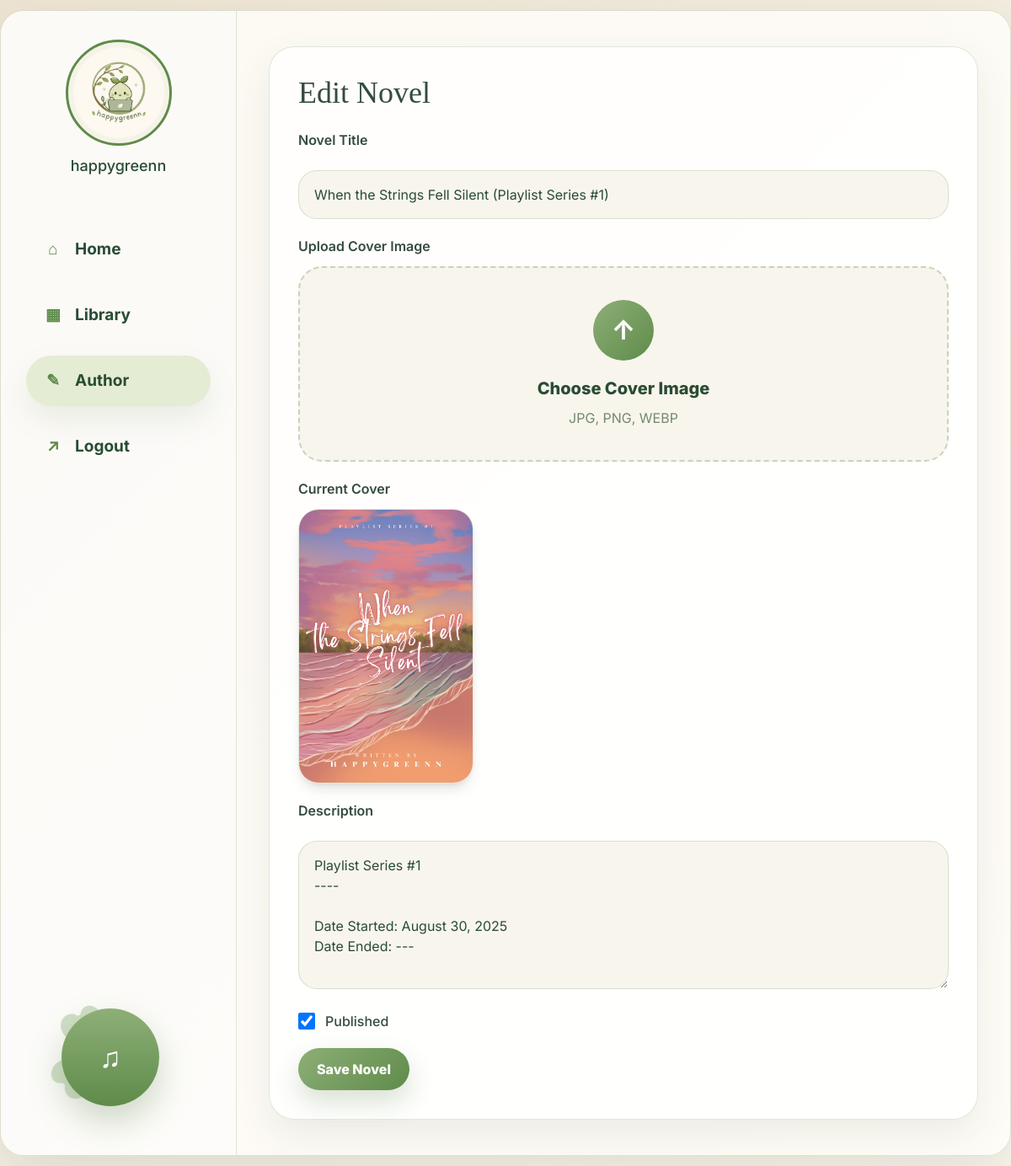
/admin/novel/2/edit (signed in), run on the app's committed database.
### app/models/novel.py (models this page shows)
class Novel(db.Model):
    __tablename__ = "novels"
    id = db.Column(db.Integer, primary_key=True)
    title = db.Column(db.String(180), nullable=False)
    description = db.Column(db.Text, nullable=False)
    cover_url = db.Column(db.String(500), nullable=True)
    is_published = db.Column(db.Boolean, default=True)
    total_reads = db.Column(db.Integer, default=0)
    date_started = db.Column(db.Date, nullable=True)
    date_ended = db.Column(db.Date, nullable=True)
    created_at = db.Column(db.DateTime, default=datetime.utcnow)
    updated_at = db.Column(
        db.DateTime,
        default=datetime.utcnow,
        onupdate=datetime.utcnow
    )
    chapters = db.relationship(
        "Chapter",
        back_populates="novel",
        cascade="all, delete-orphan",
        order_by="Chapter.chapter_number"
    )
    library_items = db.relationship(
        "LibraryItem",
        back_populates="novel",
        cascade="all, delete-orphan"
    )

### app/routes/admin.py (the view, shortened to what this page needs)
@admin_bp.route("/novel/<int:novel_id>/edit", methods=["GET", "POST"])
@login_required
@admin_required
def edit_novel(novel_id):
    novel = Novel.query.get_or_404(novel_id)
    return render_template("admin/novel_form.html", novel=novel)

### app/__init__.py (called while the page is built)
@login_manager.user_loader
def load_user(user_id):
    return User.query.get(int(user_id))

### app/models/user.py (called while the page is built)
    @property
    def is_admin(self):
        return self.role == "admin"

### app/routes/admin.py (called while the page is built)
def admin_required(fn):
    @wraps(fn)
    def wrapper(*args, **kwargs):
        if not current_user.is_authenticated or not current_user.is_admin:
            abort(403)
        return fn(*args, **kwargs)
    return wrapper

### app/templates/admin/novel_form.html (shortened to what this page needs)
{% extends 'base.html' %}
{% block content %}
<form method="post" enctype="multipart/form-data" class="form-card">
  <h1 class="font-serif text-4xl text-[#344C3D] mb-6">
    {{ 'Edit Novel' if novel else 'Create Novel' }}
  </h1>
  <div class="space-y-5">
    <div>
      <label class="block mb-2 font-semibold text-[#344C3D]">
        Novel Title
      </label>
      <input
        name="title"
        value="{{ novel.title if novel else '' }}"
        placeholder="Enter novel title"
        class="input"
        required
      >
    </div>
    <div>
      <label class="block mb-3 font-semibold text-[#344C3D]">
        Upload Cover Image
      </label>
      <label class="upload-box">
        <div class="upload-content">
          <div class="upload-icon">↑</div>
          <p class="upload-title">
            Choose Cover Image
          </p>
          <p class="upload-subtitle">
            JPG, PNG, WEBP
          </p>
        </div>
      </label>
    </div>
    {% if novel and novel.cover_url %}
      <div class="mt-4">
        <p class="mb-3 font-semibold text-[#344C3D]">
          Current Cover
        </p>
        <img
          src="{{ novel.cover_url }}"
          class="w-52 rounded-3xl shadow-lg border border-[#A2B997]/30"
        >
      </div>
    {% endif %}
    <div>
      <label class="block mb-2 font-semibold text-[#344C3D]">
        Description
      </label>
      <textarea
        name="description"
        placeholder="Write the story description..."
        class="input h-44"
        required
      >{{ novel.description if novel else '' }}</textarea>
    </div>
    <label class="flex items-center gap-3 text-[#344C3D] font-medium">
      <input
        type="checkbox"
        name="is_published"
        class="w-5 h-5"
        {% if not novel or novel.is_published %}checked{% endif %}
      >
      Published
    </label>
    <button class="btn-main mt-4">
      Save Novel
    </button>
  </div>
</form>
{% endblock %}

### app/static/css/style.css (style rules this page uses)
:root { --bg:#f7f3e8;--panel:#fffdf7;--green:#5f8b4a;--green2:#8daf77;--deep:#294c34;--muted:#738a6e;--text:#2f342f;--line:rgba(82,120,63,.18);--shadow:0 25px 70px rgba(48,65,43,.12) }
* { box-sizing:border-box }
body { margin:0;min-height:100vh;background:linear-gradient(135deg,#eee4d4,#faf7ee);color:var(--text);font-family:Inter,sans-serif }
h1,h2,h3,.font-serif { font-family:"Playfair Display",serif }
.card,.form-card,.reader-shell { background:rgba(255,255,255,.82);border:1px solid var(--line);border-radius:30px;box-shadow:0 18px 45px rgba(58,74,50,.09) }
.form-card,.reader-shell { padding:34px }
.input { width:100%;margin-top:16px;padding:16px 18px;border-radius:22px;background:#f8f5ed;border:1px solid var(--line);outline:0;color:var(--deep) }
.btn-main,.btn-soft,.btn-danger { border:0;border-radius:999px;padding:13px 22px;font-weight:800;text-decoration:none;display:inline-block;cursor:pointer;transition:.25s }
.btn-main { background:linear-gradient(135deg,var(--green2),var(--green));color:white;box-shadow:0 14px 30px rgba(82,120,63,.22) }
.upload-box { display:block;width:100%;border:2px dashed rgba(82,120,63,.28);border-radius:28px;background:#f8f5ed;padding:38px;cursor:pointer }
.upload-content { text-align:center }
.upload-icon { width:72px;height:72px;margin:auto auto 18px;border-radius:50%;background:linear-gradient(135deg,var(--green2),var(--green));color:white;display:grid;place-items:center;font-size:32px;font-weight:bold }
.upload-title { font-size:20px;font-weight:800;color:var(--deep) }
.upload-subtitle { margin-top:8px;color:var(--muted) }

### data on the page
Novel: title "When the Strings Fell Silent (Playlist Series #1)", cover_url (picture), description "Playlist Series #1 ---- Date Started: August 30, 2025 Date Ended: ---", is_published "☑"

### other printed values
{{ 'Edit Novel' if novel else 'Create Novel' }} "Edit Novel"
